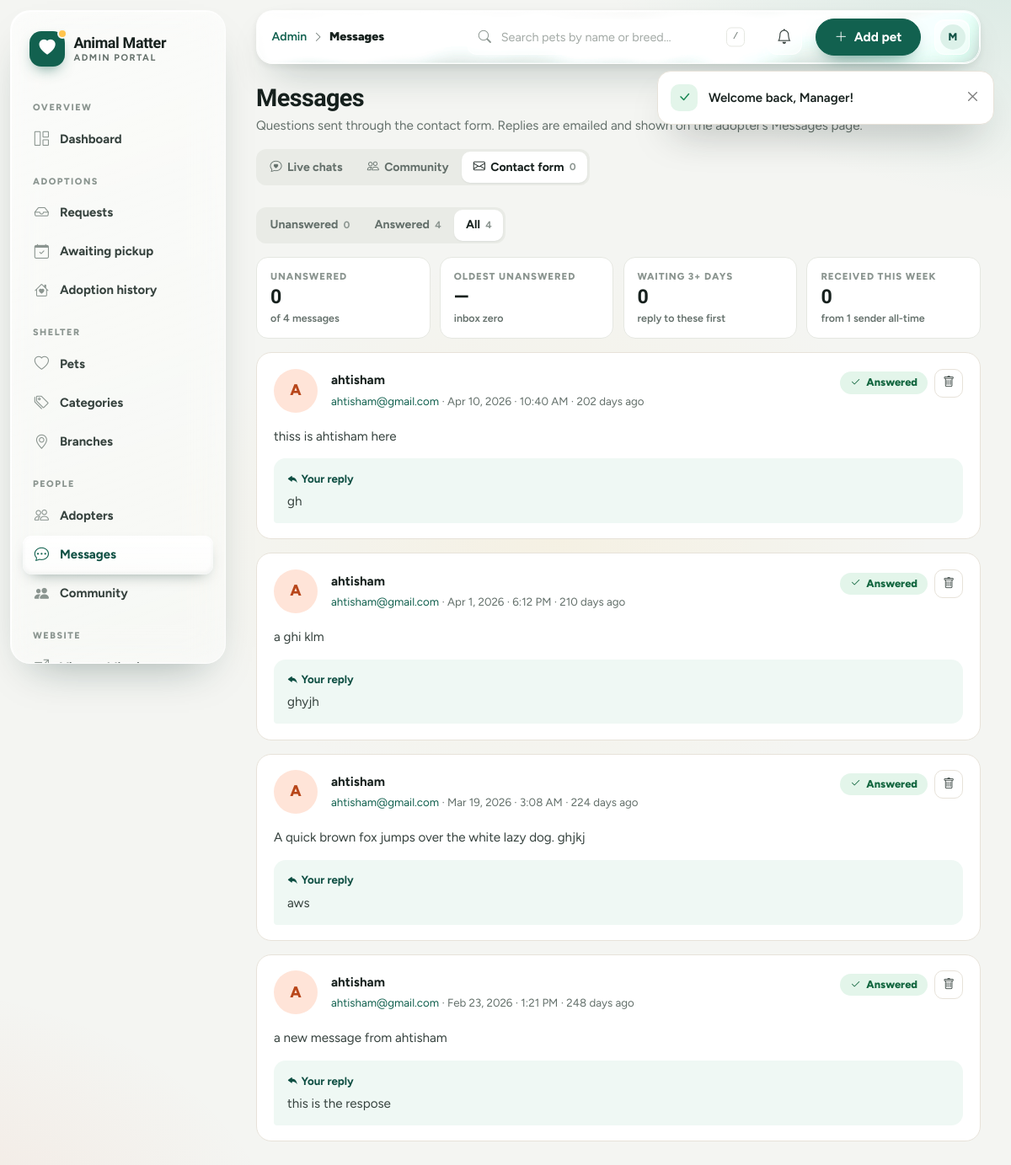
Screenshot of /pet_adoption_portal/admin/contact.php?tab=all (signed in) with the database file from the repository.
### tables this page shows
CREATE TABLE `contact` (
  `contact_id` int(4) NOT NULL,
  `name` varchar(100) NOT NULL,
  `email` varchar(255) NOT NULL,
  `message` varchar(500) NOT NULL,
  `answer` varchar(500) NOT NULL,
  `timestamp` timestamp NOT NULL DEFAULT current_timestamp()
);

### pet_adoption_portal/admin/contact.php (the view, shortened to what this page needs)
<?php
require_once __DIR__ . '/dbconnect.php';
$view = query_param('view') === 'chats' || query_int('chat') ? 'chats'
    : (query_param('view') === 'groups' || query_int('group') ? 'groups' : 'contact');
$tab = in_array(query_param('tab'), ['unanswered', 'answered', 'all'], true) ? query_param('tab') : 'unanswered';
$counts = [
    'unanswered' => (int) db_value("SELECT COUNT(*) FROM `contact` WHERE `answer` = ''"),
    'answered'   => (int) db_value("SELECT COUNT(*) FROM `contact` WHERE `answer` <> ''"),
];
$counts['all'] = $counts['unanswered'] + $counts['answered'];
$where = ['unanswered' => "WHERE `answer` = ''", 'answered' => "WHERE `answer` <> ''", 'all' => ''][$tab];
$messages = db_all("SELECT * FROM `contact` $where ORDER BY `timestamp` " . ($tab === 'unanswered' ? 'ASC' : 'DESC'));
$inbox = db_one(
    "SELECT MIN(CASE WHEN `answer` = '' THEN `timestamp` END) AS oldest,
        SUM(`timestamp` >= NOW() - INTERVAL 7 DAY) AS week,
        SUM(`answer` = '' AND `timestamp` < NOW() - INTERVAL 3 DAY) AS over3,
        COUNT(DISTINCT `email`) AS senders
     FROM `contact`"
);
$daysWaiting = fn($ts) => (int) floor((time() - strtotime($ts)) / 86400);
include __DIR__ . '/header.php';
?>
<div class="admin-page-head">
    <div>
        <h1><?= $view === 'groups' ? 'Community' : 'Messages' ?></h1>
        <p><?= [
            'chats'   => 'One-to-one chats with adopters whose application you approved. New messages appear automatically.',
            'groups'  => 'Group chats you create for adopters — a place for them to share updates, tips and questions with each other and with your team.',
            'contact' => 'Questions sent through the contact form. Replies are emailed and shown on the adopter’s Messages page.',
        ][$view] ?></p>
    </div>
    <nav class="seg-tabs" aria-label="Message type">
        <a class="<?= $view === 'chats' ? 'active' : '' ?>" href="<?= e(url('admin/contact.php?view=chats')) ?>"<?= $view === 'chats' ? ' aria-current="page"' : '' ?>><i class="bi bi-chat-heart"></i> Live chats</a>
        <a class="<?= $view === 'groups' ? 'active' : '' ?>" href="<?= e(url('admin/contact.php?view=groups')) ?>"<?= $view === 'groups' ? ' aria-current="page"' : '' ?>><i class="bi bi-people"></i> Community</a>
        <a class="<?= $view === 'contact' ? 'active' : '' ?>" href="<?= e(url('admin/contact.php')) ?>"<?= $view === 'contact' ? ' aria-current="page"' : '' ?>><i class="bi bi-envelope"></i> Contact form <span class="n"><?= $counts['unanswered'] ?></span></a>
    </nav>
</div>
<?php if ($view === 'chats'): ?>
    <?php if (!$threads): ?>
        <?php render_empty_state('bi-chat-heart', 'No chats yet', 'A chat opens with an adopter as soon as you approve one of their applications.', 'Review requests', url('admin/requests.php')); ?>
    <?php else: ?>
        <div class="chat-layout">
            <aside class="chat-list" aria-label="Conversations">
                <div class="chat-list-head"><strong>Conversations</strong><span class="text-muted small fw-semibold"><?= count($threads) ?></span></div>
                <?php foreach ($threads as $t):
                    $isActive = (int) $t['adopter_id'] === $chatId;
                    $preview = $t['last_body'] !== null
                        ? ($t['last_sender'] === 'admin' ? 'You: ' : '') . excerpt(preg_replace('/\s+/', ' ', $t['last_body']), 60)
                        : 'No messages yet — say hello';
                    [$tagLabel, $tagTone] = (int) $t['accepted_n'] ? ['Awaiting pickup', 'status-info'] : ((int) $t['adopted_n'] ? ['Adopted', 'status-success'] : ['Closed', 'status-secondary']); ?>
                    <a class="chat-list-item<?= $isActive ? ' active' : '' ?><?= (int) $t['unread'] ? ' has-unread' : '' ?>" href="<?= e(url('admin/contact.php?view=chats&chat=' . (int) $t['adopter_id'])) ?>"<?= $isActive ? ' aria-current="true"' : '' ?>>
                        <span class="avatar"><?= e(strtoupper(mb_substr($t['name'], 0, 1))) ?></span>
                        <span class="min-w-0 flex-grow-1">
                            <span class="d-flex justify-content-between align-items-baseline gap-2">
                                <strong class="text-truncate"><?= e($t['name']) ?></strong>
                                <?php if ($t['last_at']): ?><small class="text-muted text-nowrap"><?= e(time_ago($t['last_at'])) ?></small><?php endif; ?>
                            </span>
                            <small class="chat-list-preview"><?= e($preview) ?></small>
                            <span class="status-pill <?= $tagTone ?> chat-list-tag"><?= e($tagLabel) ?></span>
                        </span>
                        <?php if ((int) $t['unread']): ?><span class="nav-badge" title="Unread"><?= (int) $t['unread'] ?></span><?php endif; ?>
                    </a>
                <?php endforeach; ?>
            </aside>
            <div class="min-w-0">
                <?php render_chat($chatId, 'admin', [
                    'title'       => $chatAdopter['name'],
                    'subtitle'    => $chatAdopter['email'] . ' · adopter since ' . format_date($chatAdopter['created_at']),
                    'avatar'      => strtoupper(mb_substr($chatAdopter['name'], 0, 1)),
                    'context'     => $chatContext,
                    'canSend'     => (bool) $chatContext,
                    'url'         => $chatUrl,
                    'placeholder' => 'Write to ' . $chatAdopter['name'] . '…',
                    'emptyText'   => 'Say hello — let ' . $chatAdopter['name'] . ' know when and where to pick up.',
                    'closedText'  => $chatAdopter['name'] . ' has no approved application right now, so this chat is read-only.',
                ]); ?>
            </div>
        </div>
    <?php endif; ?>
<?php else: ?>
<nav class="seg-tabs mb-3" aria-label="Filter messages">
    <?php foreach (['unanswered' => 'Unanswered', 'answered' => 'Answered', 'all' => 'All'] as $key => $label): ?>
        <a class="<?= $tab === $key ? 'active' : '' ?>" href="<?= e(url('admin/contact.php?tab=' . $key)) ?>"<?= $tab === $key ? ' aria-current="page"' : '' ?>><?= $label ?> <span class="n"><?= $counts[$key] ?></span></a>
    <?php endforeach; ?>
</nav>
<div class="admin-strip">
    <div class="<?= $counts['unanswered'] ? 'is-warn' : '' ?>"><span class="lbl">Unanswered</span><strong><?= $counts['unanswered'] ?></strong><small>of <?= $counts['all'] ?> message<?= $counts['all'] === 1 ? '' : 's' ?></small></div>
    <div class="<?= $inbox['oldest'] && $daysWaiting($inbox['oldest']) > 3 ? 'is-danger' : '' ?>"><span class="lbl">Oldest unanswered</span><strong><?= $inbox['oldest'] ? $daysWaiting($inbox['oldest']) . ' day' . ($daysWaiting($inbox['oldest']) === 1 ? '' : 's') : '—' ?></strong><small><?= $inbox['oldest'] ? 'since ' . e(format_date($inbox['oldest'])) : 'inbox zero' ?></small></div>
    <div><span class="lbl">Waiting 3+ days</span><strong><?= (int) $inbox['over3'] ?></strong><small>reply to these first</small></div>
    <div><span class="lbl">Received this week</span><strong><?= (int) $inbox['week'] ?></strong><small>from <?= (int) $inbox['senders'] ?> sender<?= (int) $inbox['senders'] === 1 ? '' : 's' ?> all-time</small></div>
</div>
<div class="thread" style="max-width:920px">
    <?php foreach ($messages as $m): ?>
        <article class="message-card">
            <div class="d-flex flex-wrap justify-content-between align-items-start gap-3">
                <div class="d-flex align-items-center gap-3 min-w-0">
                    <span class="avatar avatar-lg"><?= e(strtoupper(mb_substr($m['name'], 0, 1))) ?></span>
                    <div class="min-w-0">
                        <strong class="d-block break-word"><?= e($m['name']) ?></strong>
                        <small class="text-muted"><a href="mailto:<?= e($m['email']) ?>"><?= e($m['email']) ?></a> · <?= e(format_date($m['timestamp'], true)) ?> · <?= e(time_ago($m['timestamp'])) ?></small>
                    </div>
                </div>
                <div class="d-flex align-items-center gap-2">
                    <?php $waited = $daysWaiting($m['timestamp']); ?>
                    <?= $m['answer'] === ''
                        ? '<span class="status-pill ' . ($waited > 3 ? 'status-danger' : 'status-warning') . '" title="Waiting since ' . e(format_date($m['timestamp'], true)) . '"><i class="bi bi-hourglass-split"></i>' . ($waited < 1 ? 'Waiting since today' : 'Waiting ' . $waited . ' day' . ($waited === 1 ? '' : 's')) . '</span>'
                        : '<span class="status-pill status-success"><i class="bi bi-check2"></i>Answered</span>' ?>
                    <form method="post" action="<?= e(url('admin/contactResponse.php')) ?>" data-confirm="The message from <?= e($m['name']) ?> will be deleted. This can’t be undone." data-confirm-title="Delete message?" data-confirm-ok="Delete">
                        <button class="btn btn-icon btn-sm btn-light" title="Delete message" aria-label="Delete message from <?= e($m['name']) ?>"><i class="bi bi-trash"></i></button>
                    </form>
                </div>
            </div>
            <p class="message-body mt-3"><?= nl2br(e($m['message'])) ?></p>
            <?php if ($m['answer'] !== ''): ?>
                <div class="message-reply">
                    <strong class="d-block small mb-1"><i class="bi bi-reply-fill"></i> Your reply</strong>
                    <?= nl2br(e($m['answer'])) ?>
                </div>
            <?php endif; ?>
        </article>
    <?php endforeach; ?>
</div>
<?php endif; ?>

### rows the page displays
contact: name "A", name "ahtisham", email "ahtisham@gmail.com", timestamp "Apr 10, 2026 · 10:40 AM", timestamp "202 days ago", shows "Answered", message "thiss is ahtisham here", answer "gh"
contact: name "A", name "ahtisham", email "ahtisham@gmail.com", timestamp "Apr 1, 2026 · 6:12 PM", timestamp "210 days ago", shows "Answered", message "a ghi klm", answer "ghyjh"
contact: name "A", name "ahtisham", email "ahtisham@gmail.com", timestamp "Mar 19, 2026 · 3:08 AM", timestamp "224 days ago", shows "Answered", message "A quick brown fox jumps over the white lazy dog. ghjkj", answer "aws"
contact: name "A", name "ahtisham", email "ahtisham@gmail.com", timestamp "Feb 23, 2026 · 1:21 PM", timestamp "248 days ago", shows "Answered", message "a new message from ahtisham", answer "this is the respose"

### other values shown
$message "Welcome back, Manager!"
$group "OVERVIEW"
$label "Dashboard"
$group "ADOPTIONS"
$label "Requests"
$label "Awaiting pickup"
$label "Adoption history"
$group "SHELTER"
$label "Pets"
$label "Categories"
$label "Branches"
$group "PEOPLE"
$label "Adopters"
$label "Messages"
$label "Community"
